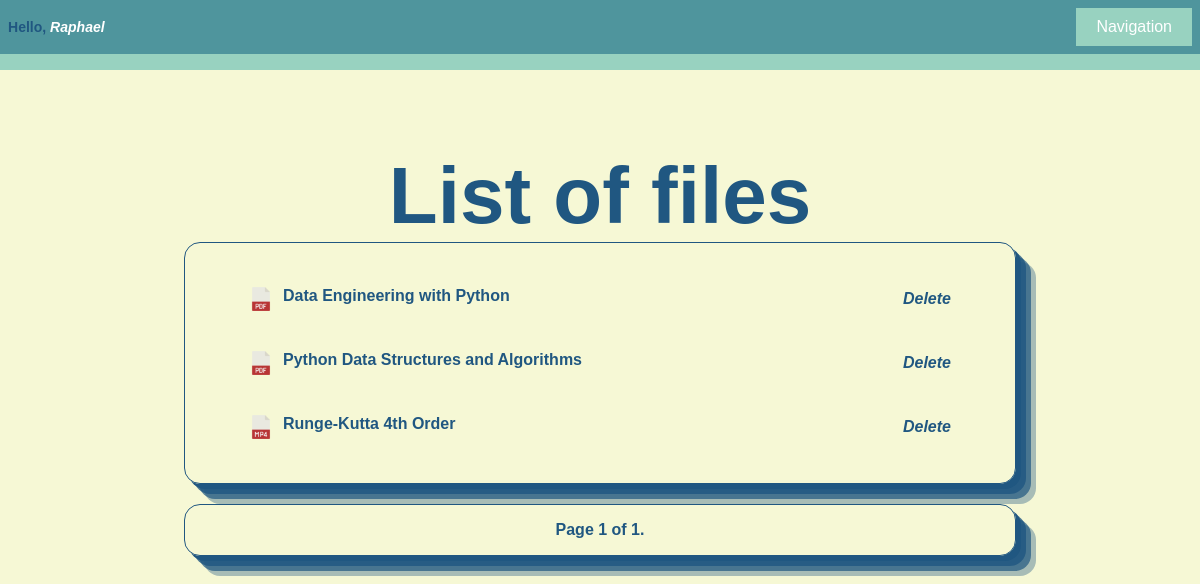
Page /file/files/ (signed in) on the committed database.
### authentication_app/models.py (models this page shows, shortened)
class CustomUser(AbstractBaseUser):
    email = models.EmailField(unique=True)
    first_name = models.CharField(max_length=150, blank=True, null=True)  # Allow blank and null values
    is_active = models.BooleanField(default=True)
    is_staff = models.BooleanField(default=False)
    is_superuser = models.BooleanField(default=False)
    USERNAME_FIELD = 'email'
    REQUIRED_FIELDS = []
    objects = CustomUserManager()

### filesystem/models.py (models this page shows, shortened)
class FileModels(models.Model):
    title = models.CharField(max_length=100)
    description = models.TextField()
    file = models.FileField(upload_to='files')
    downloads = models.PositiveIntegerField(default=0)
    emails_sent = models.IntegerField(default=0)
    thumbnail = models.FileField(upload_to='thumbnails', null=True, blank=True)
    path = models.CharField(max_length=200, blank=True, null=True)

### filesystem/views.py (the view)
# urls.py: path('files/', views.FileListView.as_view(), name='upload_list'),
@method_decorator(login_required, name='dispatch')
class FileListView(ListView):
    model = FileModels
    template_name = 'filesystem/upload_list.html'
    context_object_name = 'files'
    ordering = ['title']
    paginate_by = 10

### filesystem/templates/filesystem/upload_list.html (shortened to what this page needs)
{% extends 'filesystem/base.html' %}
{% load static %}
{% block head %}
  <link rel="stylesheet" href="{% static 'filesystem/index.css' %}">
{% endblock %}
{% block content %}
    <div class="header">
        <h3>
            <p>Hello, <em class="user">{{ user.first_name}}</em></p>
        </h3>
        <div>
            <div class="nav-button">
                <button class="main-button">Navigation</button>
            </div>
        </div>
    </div>
    <div class="SuperAdmin">
    </div>
    <div class="main">
        <h1>List of files</h1>
        <p>
        <div>
            {% for file in files %}
                <p>
                    <span class="file_label">
                        {% if file.file.name|lower|slice:'-3:' == 'pdf' %}
                            <img class="icon" src="{% static 'icons/pdf.png' %}">
                        {% elif file.file.name|lower|slice:'-3:' == 'jpg' or file.file.name|lower|slice:'-3:' == 'jpeg' or file.file.name|lower|slice:'-3:' == 'png'%}
                            <img class="icon" src="{% static 'icons/jpg.png' %}">
                        {% elif file.file.name|lower|slice:'-3:' == 'doc' or file.file.name|lower|slice:'-3:' == 'docx' %}
                            <img class="icon" src="{% static 'icons/text.png' %}">
                        {% elif file.file.name|lower|slice:'-3:' == 'xls' or file.file.name|lower|slice:'-3:' == 'xlsx' %}
                            <img class="icon" src="{% static 'icons/xls.png' %}">
                        {% elif file.file.name|lower|slice:'-3:' == 'mp4' %}
                            <img class="icon" src="{% static 'icons/mp4.png' %}">
                        {% elif file.file.name|lower|slice:'-3:' == 'mp3' %}
                            <img class="icon" src="{% static 'icons/mp3.png' %}">
                        {% else %}
                            <img class="icon" src="{% static 'icons/default_icon.png' %}" alt="default thumbnail">
                        {% endif %}
                        {% if file.file.name|lower|slice:'-3:' == 'pdf' %}
                            <a href="{% url 'filesystem:open_page' file.id %}">{{ file.title }}</a>
                        {% else %}
                            <a href="{% url 'filesystem:preview' file.id %}">{{ file.title }}</a>
                        {% endif %}
                    </span>
                    {% if user.is_superuser %}
                    <em class="button-01">
                        <a href="{% url 'filesystem:delete_file' file.pk %}">Delete</a>
                    </em>
                    {% endif %}
                </p>
            {% endfor %}
        </div>
        <div class="pagination">
            <span class="step-links">
                <span class="current">
                    Page {{ page_obj.number }} of {{ page_obj.paginator.num_pages }}.
                </span>
            </span>
        </div>
    </div>
{% endblock %}

### filesystem/static/filesystem/index.css (style rules this page uses)
* { box-sizing: border-box; font-family: 'Alegreya Sans', sans-serif; margin: 0; padding: 0; color: #205781; }
body { background-color: #F6F8D5; align-items: center; min-height: 100vh; }
.header, .footer { display: flex; align-items: center; justify-content: space-between; background-color: #4F959D; font-weight: bold; font-size: 12px; width: 100%; color: #FFFFFF; padding: .5rem; text-align: center; }
input, textarea, select, button { width: 100%; padding: 10px; border: 1px solid #98D2C0; font-size: 16px; }
button { background-color: #205781; color: #FFFFFF; border: none; cursor: pointer; transition: background-color 0.3s; }
.pagination { display: flex; justify-content: center; align-items: center; margin-top: 20px; }
.icon { width: 1.5rem; height: 1.5rem; }
.SuperAdmin { background-color: #98D2C0; padding: .5rem 2rem; display: flex; justify-content: space-between; align-items: center; width: 100%; }
.main { padding: 5rem; font-weight: 700; font-size: 16px; display: flex; flex-direction: column; justify-content: center; align-items: center; }
.main> div { width: 80%; padding: 1rem; border-radius: 1rem; border: 1px solid #205781; box-shadow: #205781 5px 5px, #205781cc 10px 10px, #205781b3 15px 15px, #2057815f 20px 20px, #20578100 25px 25px; }
.main h1 { font-weight: 700; font-size: 80px; }
.user { color: #FFFFFF; }
.main div p { margin: 1rem; padding: .75rem 2rem; border-radius: .5rem; display: flex; justify-content: space-between; align-items: center; }
.main div p a { text-decoration: none; }
.file_label { width: 60%; display: flex; gap: 10px; }
.file_label a { text-decoration: none; }
.nav-button { position: relative; }
.main-button { padding: 10px 20px; background-color: #98D2C0; border: none; cursor: pointer; }
.pagination { display: flex; justify-content: center; align-items: center; }

### rows in the picture
CustomUser: first_name "Raphael"
FileModels: title "Data Engineering with Python"
FileModels: title "Python Data Structures and Algorithms"
FileModels: title "Runge-Kutta 4th Order"

### other values in the picture
{{ page_obj.number }} "1"
{{ page_obj.paginator.num_pages }} "1"
